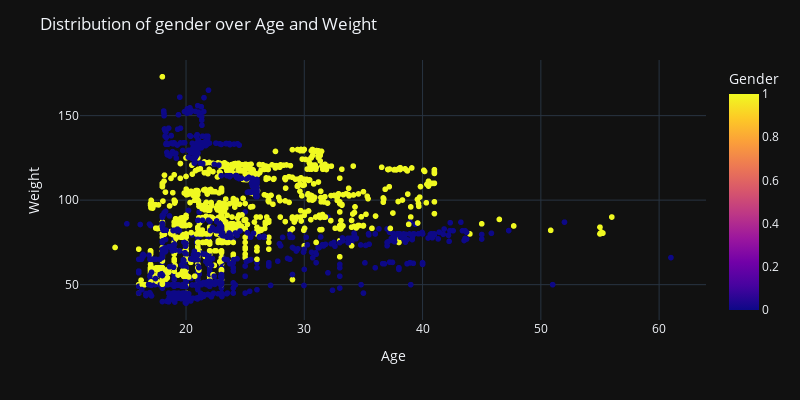

The code cell stored with this chart in its notebook:
### Markdown cell above
### Feature Descriptions

- **FAF**: Physical Activity Frequency  
  *How often the individual engages in physical activity.*
- **TUE**: Time Using Technology Devices  
  *Daily time spent using technological devices (e.g., phone, computer).*
- **FCVC**: Frequency of Consumption of Vegetables  
  *How frequently vegetables are consumed.*
- **NCP**: Number of Main Meals  
  *Number of main meals consumed per day.*
- **CH2O**: Daily Water Consumption  
  *Average amount of water consumed per day.*

### Code cell
fig = px.scatter(data_encoded_clean,x="Age",y="Weight",color="Gender")
fig.update_layout(
    title="Distribution of gender over Age and Weight",
    xaxis_title="Age",
    yaxis_title="Weight",
    template="plotly_dark",
    height=400,
    width=800
)
fig.show()

### Figure 1 — Plotly figure (JSON) as saved in the notebook; plotly's stock layout.template omitted (floating-point values rounded to 4 significant figures; data arrays with more than 128 entries replaced by an {"elided": "..."} marker saying what was removed)
{"data": [{"hovertemplate": "Age=%{x}<br>Weight=%{y}<br>Gender=%{marker.color}<extra></extra>", "legendgroup": "", "marker": {"color": {"elided": "2111 int values"}, "coloraxis": "coloraxis", "symbol": "circle"}, "mode": "markers", "name": "", "showlegend": false, "type": "scattergl", "x": {"elided": "2111 float values"}, "xaxis": "x", "y": {"elided": "2111 float values"}, "yaxis": "y"}], "layout": {"coloraxis": {"colorbar": {"title": {"text": "Gender"}}, "colorscale": [[0, "#0d0887"], [0.1111, "#46039f"], [0.2222, "#7201a8"], [0.3333, "#9c179e"], [0.4444, "#bd3786"], [0.5556, "#d8576b"], [0.6667, "#ed7953"], [0.7778, "#fb9f3a"], [0.8889, "#fdca26"], [1, "#f0f921"]]}, "height": 400, "legend": {"tracegroupgap": 0}, "margin": {"t": 60}, "title": {"text": "Distribution of gender over Age and Weight"}, "width": 800, "xaxis": {"anchor": "y", "domain": [0, 1], "title": {"text": "Age"}}, "yaxis": {"anchor": "x", "domain": [0, 1], "title": {"text": "Weight"}}}}
